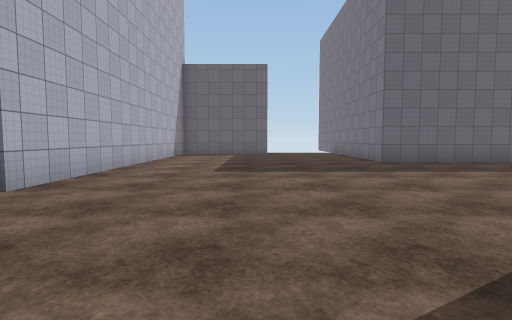
[1] (above)

21 first-person views from a walk through a scene from a Unity 3-D project. The camera is 1.3 m above the floor, tilts 4° down and sees 80° across. The floor is counted in squares, 2 m on a side. Each view is taken from the middle of a square. On the plan, view 1 faces up. The plan holds only what a view shows up to about 10 squares ahead; the rest is blank. The place goes on beyond the plan. The player character is not drawn. Some animated figures are not drawn. Some surface patterns are stand-ins.

[2]
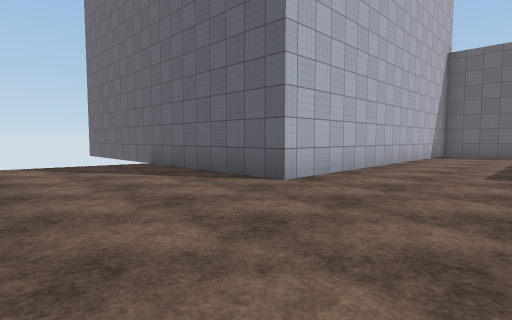

[3]
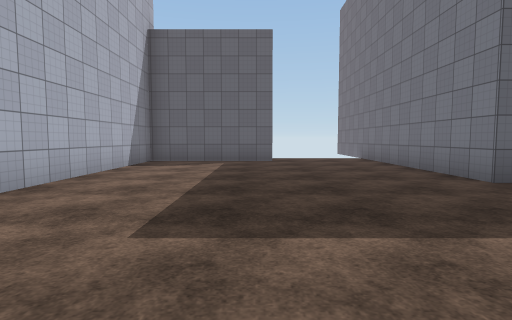

[4]
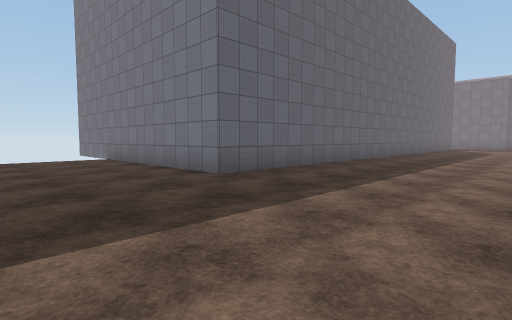

[5]
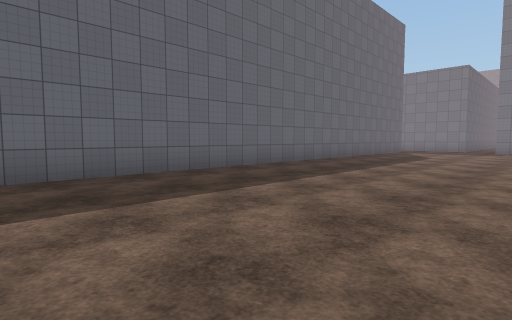

[6]
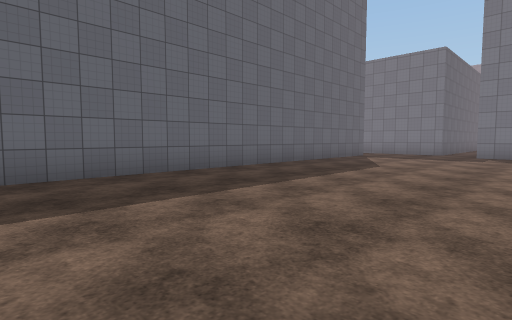

[7]
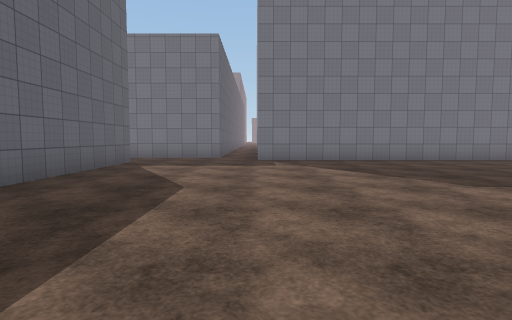

[8]
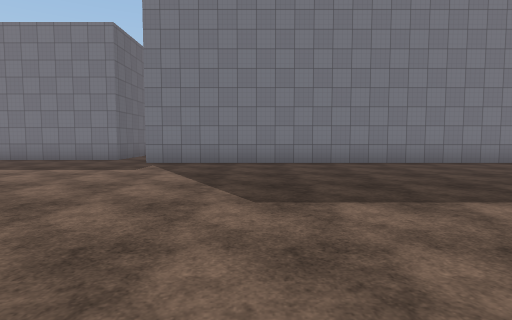

[9]
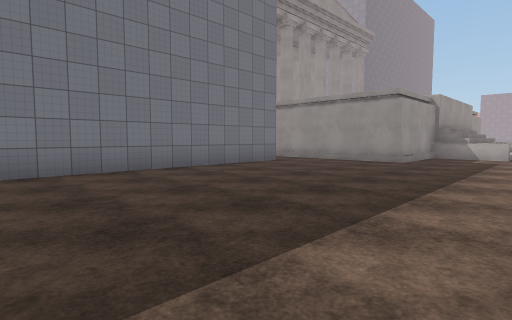

[10]
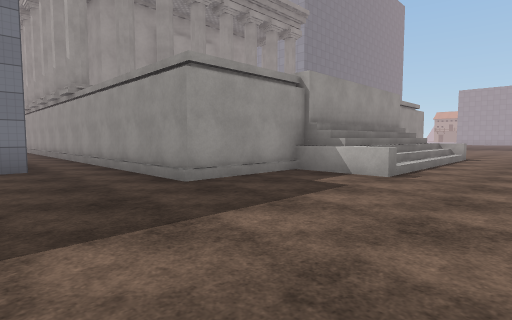

[11]
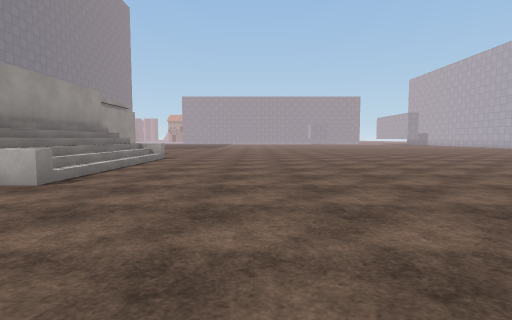

[12]
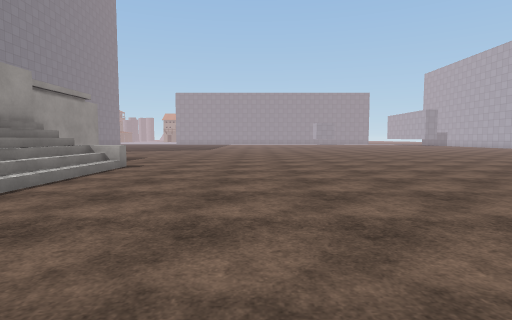

[13]
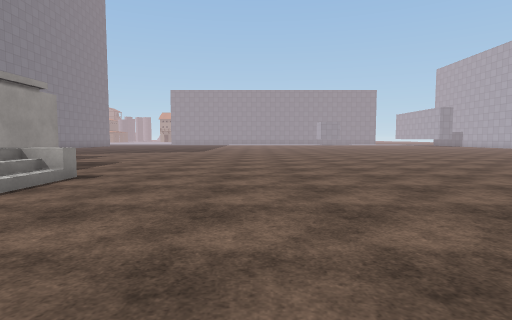

[14]
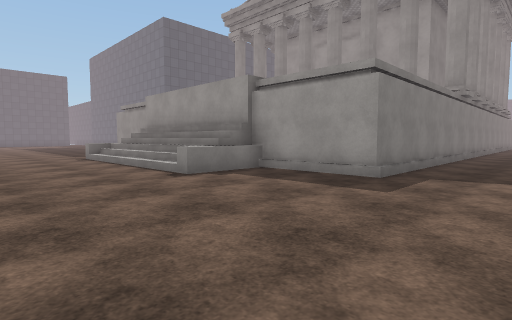

[15]
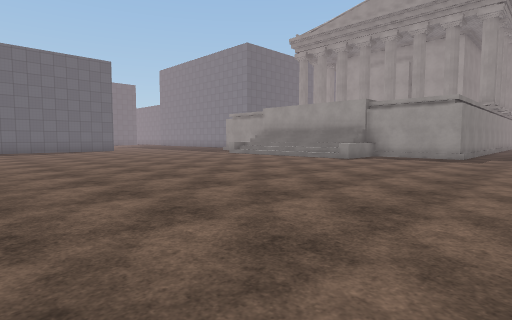

[16]
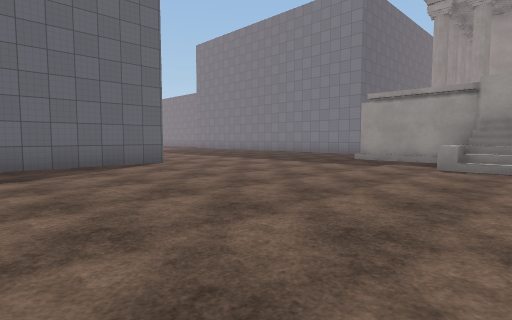

[17]
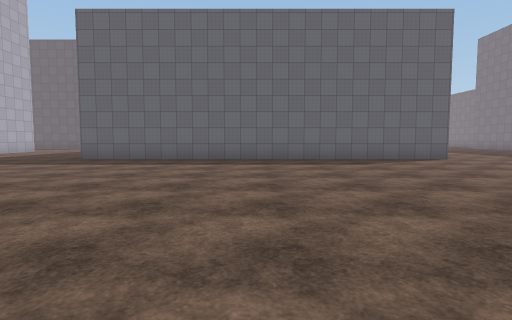

[18]
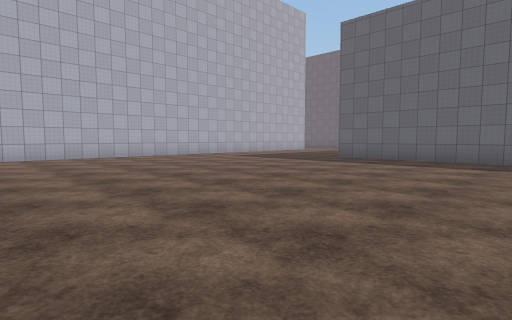

[19]
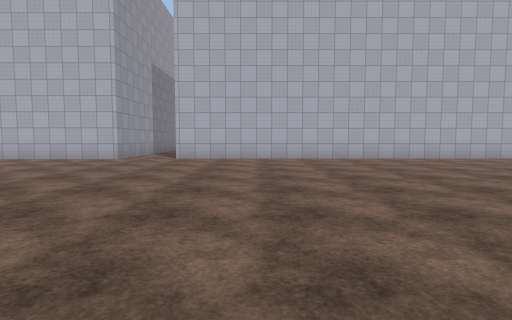

[20]
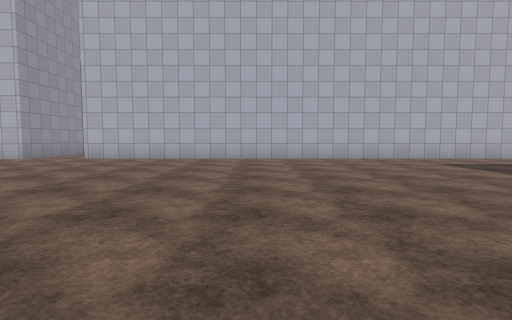

[21]
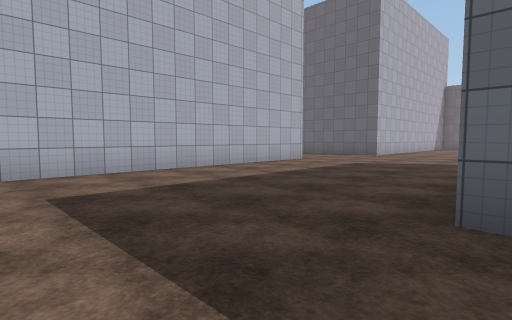

### Floor plan
Points are (right, up) in squares from view 1. A wall is a line through its corners. A room is listed if a view was taken in it or the views show most of it. See-through windows are left out.
Room 1 (views 1, 2, 3, 4, 5, 6, 7, 8, 9, 10, 11, 12, 13, 14, 15, 16, 17, 18, 19, 20, 21)
walls: (13.1, -5.4) (1.4, -5.4); (21.2, -7.1) (21.2, 5); (-4, 0.1) (-4, -17.6); (-4.1, -19.4) (-3.6, -19.4) (-3.6, -22.5); (20.5, 8.5) (3.5, 8.5) (3.5, 13.5); (23, 6.2) (22.3, 6.2) (22.3, 9.9); (0.5, 12.8) (-3.1, 12.8) (-3.1, 3.7) (-9, 3.7); (23.5, -19.8) (18.1, -19.8) (18.1, -8.6) (23.5, -8.6)
low walls: (17.7, -12.4) (17.7, -11.6); (17.7, -16.8) (17.7, -12.5); (18.1, -17.2) (16, -17.2)

Where each view was taken, in squares from view 1:
view 1: 0 up, 0 right, facing up
view 2: 0 up, 0 right, facing up-left
view 3: 4 up, 0 right, facing up
view 4: 4 up, 0 right, facing up-right
view 5: 3 up, 5 right, facing up-right
view 6: 3 up, 9 right, facing up-right
view 7: 5 up, 12 right, facing right
view 8: 2 up, 13 right, facing right
view 9: 0 up, 15 right, facing down-right
view 10: 6 down, 14 right, facing down-right
view 11: 7 down, 13 right, facing down
view 12: 10 down, 13 right, facing down
view 13: 12 down, 13 right, facing down
view 14: 22 down, 13 right, facing up-right
view 15: 22 down, 7 right, facing up-right
view 16: 13 down, 9 right, facing up-right
view 17: 15 down, 7 right, facing up
view 18: 15 down, 7 right, facing up-left
view 19: 15 down, 6 right, facing left
view 20: 12 down, 6 right, facing left
view 21: 8 down, 2 right, facing up-left
